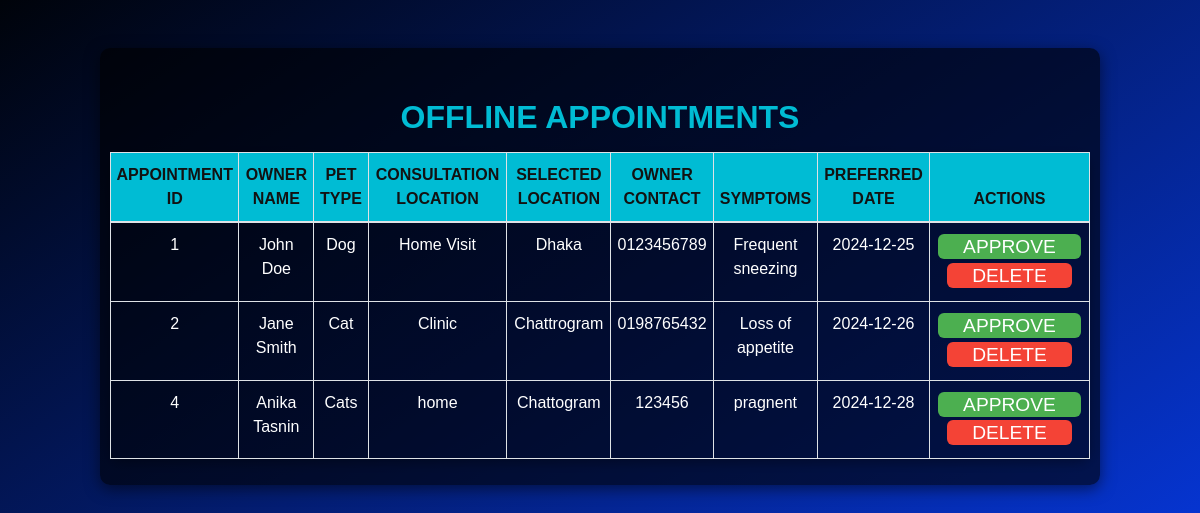
Page /admin/offline_list.php on the committed database.
### tables this page shows
CREATE TABLE `offline_appointment` (
  `id` int(11) NOT NULL,
  `owner_name` varchar(100) NOT NULL,
  `pet_type` varchar(50) NOT NULL,
  `preferred_date` date NOT NULL,
  `consultation_location` varchar(50) NOT NULL,
  `selected_location` varchar(50) NOT NULL,
  `owner_number` varchar(15) NOT NULL,
  `symptoms` text DEFAULT NULL,
  `created_at` timestamp NOT NULL DEFAULT current_timestamp()
);

### admin/offline_list.php (the view, shortened to what this page needs)
<?php
include '../vet_services/offline_database.php';
?>
<!DOCTYPE html>
<html lang="en">
<head>
    <link rel="stylesheet" href="../vet_services/online_form.css">
    <link rel="stylesheet" href="https://stackpath.bootstrapcdn.com/bootstrap/4.5.0/css/bootstrap.min.css">
    <link rel="stylesheet" href="https://cdnjs.cloudflare.com/ajax/libs/font-awesome/5.15.4/css/all.min.css">
</head>
<body>
<div class="table-container mt-5">
    <h1>Offline Appointments</h1>
    <table class="table table-bordered table-striped mt-3">
        <thead>
            <tr>
                <th>Appointment ID</th>
                <th>Owner Name</th>
                <th>Pet Type</th>
                <th>Consultation Location</th>
                <th>Selected Location</th>
                <th>Owner Contact</th>
                <th>Symptoms</th>
                <th>Preferred Date</th>
                <th>Actions</th>
            </tr>
        </thead>
        <tbody>
            <?php
            $query = "SELECT * FROM offline_appointment ORDER BY id ASC";
            $result = mysqli_query($connect, $query);
            if (!$result) {
                echo "<tr><td colspan='9' class='text-center text-danger'>Query Error: " . mysqli_error($connect) . "</td></tr>";
            } elseif (mysqli_num_rows($result) > 0) {
                while ($row = mysqli_fetch_assoc($result)) {
                    echo "
                    <tr>
                        <td>" . htmlspecialchars($row['id']) . "</td>
                        <td>" . htmlspecialchars($row['owner_name']) . "</td>
                        <td>" . htmlspecialchars($row['pet_type']) . "</td>
                        <td>" . htmlspecialchars($row['consultation_location']) . "</td>
                        <td>" . htmlspecialchars($row['selected_location']) . "</td>
                        <td>" . htmlspecialchars($row['owner_number']) . "</td>
                        <td>" . htmlspecialchars($row['symptoms']) . "</td>
                        <td>" . htmlspecialchars($row['preferred_date']) . "</td>
                        <td>
                            <a href='?approve=" . $row['id'] . "' class='btn-approve'>Approve</a>
                            <a href='?delete=" . $row['id'] . "' class='btn-delete'>Delete</a>
                        </td>
                    </tr>";
                }
            } else {
                echo "<tr><td colspan='9' class='text-center'>No offline appointments found.</td></tr>";
            }
            ?>
        </tbody>
    </table>
</div>
</body>
</html>

### vet_services/online_form.css (style rules this page uses)
body { margin: 0; padding: 0; font-family: 'Arial', sans-serif; background-image: url(../image/Picture17.png); background-repeat: no-repeat; background-size: cover; background-attachment: fixed; color: #FFF; }
h1 { text-align: center; color: #4CAF50; margin-top: 20px; }

### admin/offline_list.php (style rules this page uses)
body { margin: 0; padding: 0; font-family: 'Arial', sans-serif; background: linear-gradient(to bottom right,rgb(0, 3, 10),rgb(7, 63, 251)); color: #fff; background-size: cover; background-attachment: fixed; }
h1 { text-align: center; color: #00bcd4; margin-top: 40px; font-size: 2rem; font-weight: bold; text-transform: uppercase; }
.table-container { max-width: 1000px; margin: 40px auto; background: rgba(0, 0, 0, 0.7); padding: 10px; border-radius: 15px; box-shadow: 0 4px 8px rgba(0, 0, 0, 0.4); }
.table { background-color: linear-gradient(to bottom right,rgb(3, 76, 246),rgb(0, 2, 9)); color: #fff; border-radius: 12px; box-shadow: 0 4px 12px rgba(0, 0, 0, 0.3); transition: transform 0.3s; }
.table th, .table td { text-align: center; padding: 10px 5px; }
.table th { background-color: #00bcd4; color: #121212; font-weight: bold; text-transform: uppercase; }
.btn-approve, .btn-delete { padding: 2px 25px; border-radius: 6px; font-size: 1.2rem; cursor: pointer; transition: all 0.3s ease; text-transform: uppercase; }
.btn-approve { background-color: #4caf50; color: white; border: none; }
.btn-delete { background-color: #f44336; color: white; border: none; }
.table-container { background: rgba(0, 0, 0, 0.6); border-radius: 10px; box-shadow: 0 4px 15px rgba(0, 0, 0, 0.5); }
.table td { position: relative; }
.table td:before { content: ''; position: absolute; width: 100%; height: 100%; top: 0; left: 0; background: rgba(255, 255, 255, 0.15); opacity: 0; pointer-events: none; transition: opacity 0.3s; }

### rows in the picture
offline_appointment: id "1", owner_name "John Doe", pet_type "Dog", consultation_location "Home Visit", selected_location "Dhaka", owner_number "0123456789", symptoms "Frequent sneezing", preferred_date "2024-12-25"
offline_appointment: id "2", owner_name "Jane Smith", pet_type "Cat", consultation_location "Clinic", selected_location "Chattrogram", owner_number "0198765432", symptoms "Loss of appetite", preferred_date "2024-12-26"
offline_appointment: id "4", owner_name "Anika Tasnin", pet_type "Cats", consultation_location "home", selected_location "Chattogram", owner_number "123456", symptoms "pragnent", preferred_date "2024-12-28"
